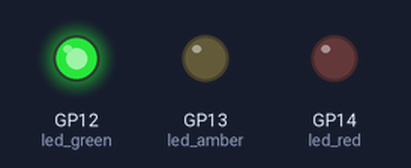
A program run on a simulated Raspberry Pi Pico running MicroPython. Shown: output pins drawn as LEDs (lit = HIGH).

Above: at 2.5 s.
At 5.2 s:
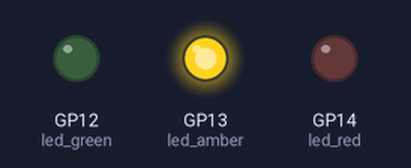
At 6.7 s:
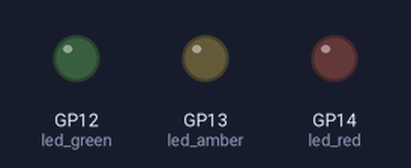
At 10.5 s:
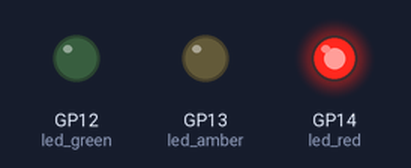
Timing chart, 0 to 16.9 s (numbered marks = the images above):
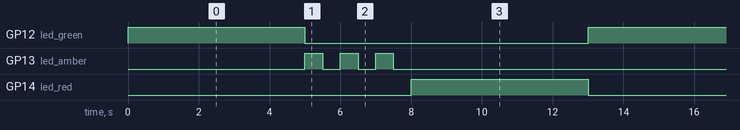

The program:

Traffic_Light.py
```python
'''
 * Keyestudio 42 in 1 Starter Kit for Raspberry Pi Pico
 * lesson 2
 * Traffic_Light
 * http://www.keyestudio.com
'''
import machine
import time

led_red = machine.Pin(14, machine.Pin.OUT)
led_amber = machine.Pin(13, machine.Pin.OUT)
led_green = machine.Pin(12, machine.Pin.OUT)

while True:
    led_green.value(1) # Green light on for 5 seconds
    time.sleep(5)# 5 seconds later
    led_green.value(0)# green light off
    for i in range(3):#Yellow light flashes 3 times
        led_amber.value(1)
        time.sleep(0.5)
        led_amber.value(0)
        time.sleep(0.5)
    led_red.value(1) # Red light on for 5 seconds
    time.sleep(5)
    led_red.value(0)
```

Measured:
- by itself, GP12 (led_green), GP14 (led_red): alternates HIGH for 5.0 s and LOW for 8.0 s
- by itself, GP13 (led_amber): repeats every 13.0 s: 2 × (LOW 0.50 s, HIGH 0.50 s), LOW 10.5 s, HIGH 0.50 s
- by itself, everything shown: repeats every 13.0 s, in 8 steps
